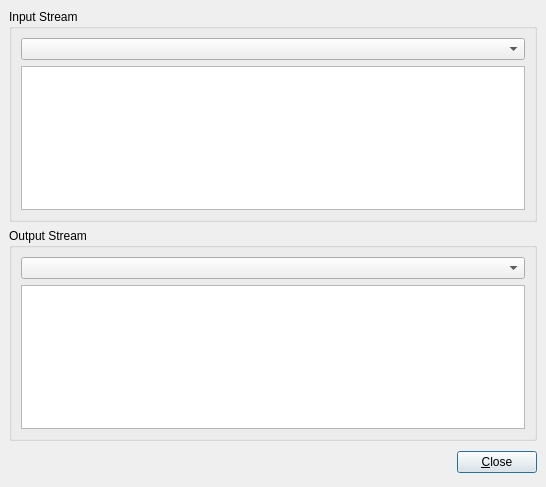
<ui version="4.0" >
 <class>ServiceResultDialog</class>
 <widget class="QDialog" name="ServiceResultDialog" >
  <property name="geometry" >
   <rect>
    <x>0</x>
    <y>0</y>
    <width>546</width>
    <height>487</height>
   </rect>
  </property>
  <property name="windowTitle" >
   <string>Result</string>
  </property>
  <layout class="QVBoxLayout" >
   <property name="margin" >
    <number>9</number>
   </property>
   <property name="spacing" >
    <number>6</number>
   </property>
   <item>
    <widget class="QGroupBox" name="groupBox" >
     <property name="title" >
      <string>Input Stream</string>
     </property>
     <layout class="QGridLayout" >
      <property name="margin" >
       <number>9</number>
      </property>
      <property name="spacing" >
       <number>6</number>
      </property>
      <item row="1" column="0" >
       <widget class="QTextEdit" name="m_inputStreamTextEdit" >
        <property name="readOnly" >
         <bool>true</bool>
        </property>
       </widget>
      </item>
      <item row="0" column="0" >
       <widget class="QComboBox" name="m_inputComboBox" />
      </item>
     </layout>
    </widget>
   </item>
   <item>
    <widget class="QGroupBox" name="groupBox_2" >
     <property name="title" >
      <string>Output Stream</string>
     </property>
     <layout class="QGridLayout" >
      <property name="margin" >
       <number>9</number>
      </property>
      <property name="spacing" >
       <number>6</number>
      </property>
      <item row="1" column="0" >
       <widget class="QTextEdit" name="m_outputStreamTextEdit" >
        <property name="readOnly" >
         <bool>true</bool>
        </property>
       </widget>
      </item>
      <item row="0" column="0" >
       <widget class="QComboBox" name="m_outputComboBox" />
      </item>
     </layout>
    </widget>
   </item>
   <item>
    <layout class="QHBoxLayout" >
     <property name="margin" >
      <number>0</number>
     </property>
     <property name="spacing" >
      <number>6</number>
     </property>
     <item>
      <spacer>
       <property name="orientation" >
        <enum>Qt::Horizontal</enum>
       </property>
       <property name="sizeHint" >
        <size>
         <width>131</width>
         <height>31</height>
        </size>
       </property>
      </spacer>
     </item>
     <item>
      <widget class="QPushButton" name="okButton" >
       <property name="text" >
        <string>&amp;Close</string>
       </property>
       <property name="icon" >
        <iconset resource="../images/application.qrc" >:/button_ok.png</iconset>
       </property>
      </widget>
     </item>
    </layout>
   </item>
  </layout>
 </widget>
 <resources>
  <include location="../images/application.qrc" />
 </resources>
 <connections>
  <connection>
   <sender>okButton</sender>
   <signal>clicked()</signal>
   <receiver>ServiceResultDialog</receiver>
   <slot>accept()</slot>
   <hints>
    <hint type="sourcelabel" >
     <x>278</x>
     <y>253</y>
    </hint>
    <hint type="destinationlabel" >
     <x>96</x>
     <y>254</y>
    </hint>
   </hints>
  </connection>
 </connections>
</ui>
